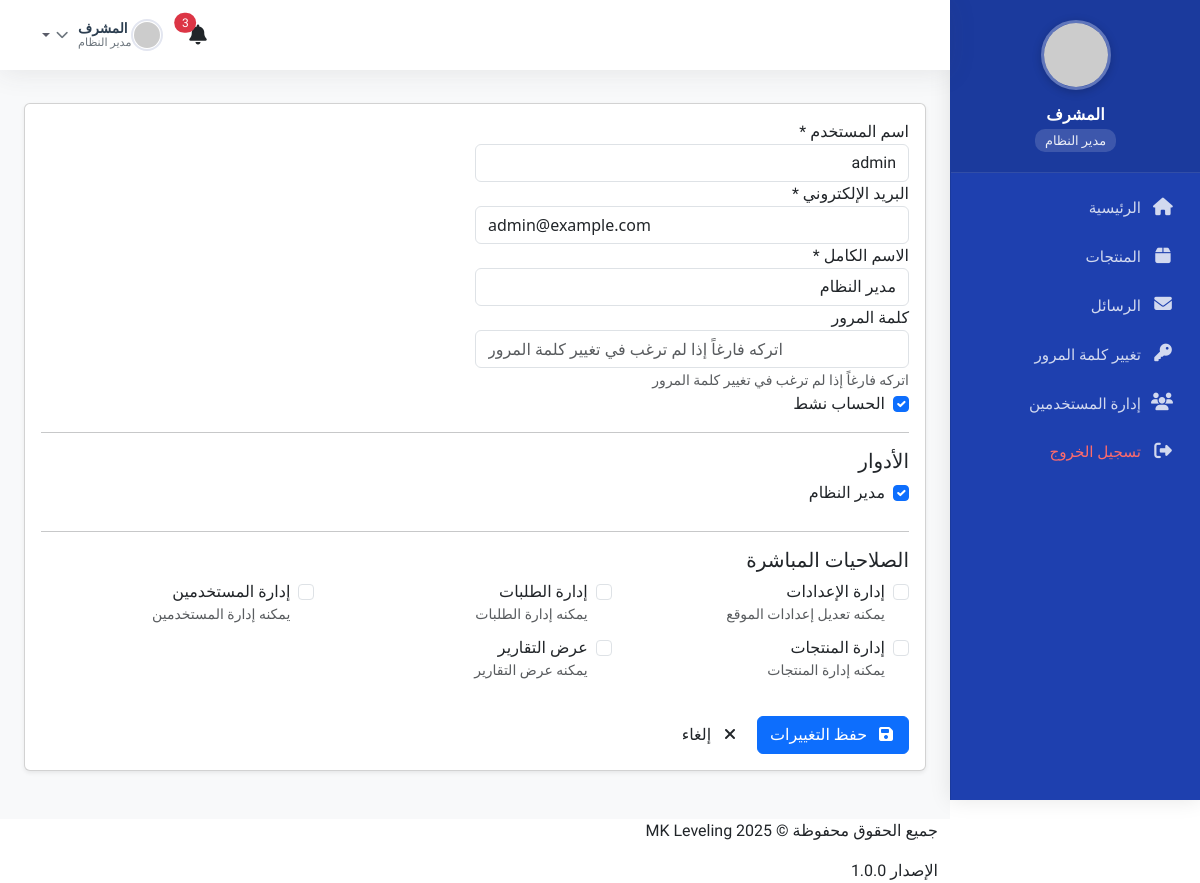
/admin/users/edit.php?id=1 (signed in), run on the app's committed database.
### tables this page shows
CREATE TABLE IF NOT EXISTS `users` (
  `id` int(11) NOT NULL AUTO_INCREMENT,
  `username` varchar(50) NOT NULL,
  `password` varchar(255) NOT NULL,
  `email` varchar(100) NOT NULL,
  `full_name` varchar(100) NOT NULL,
  `is_active` tinyint(1) DEFAULT 1,
  `created_at` timestamp DEFAULT CURRENT_TIMESTAMP,
  `updated_at` timestamp DEFAULT CURRENT_TIMESTAMP ON UPDATE CURRENT_TIMESTAMP,
  PRIMARY KEY (`id`),
  UNIQUE KEY `username` (`username`),
  UNIQUE KEY `email` (`email`)
);

CREATE TABLE IF NOT EXISTS `roles` (
  `id` int(11) NOT NULL AUTO_INCREMENT,
  `name` varchar(50) NOT NULL,
  `description` text,
  PRIMARY KEY (`id`),
  UNIQUE KEY `name` (`name`)
);

CREATE TABLE IF NOT EXISTS `permissions` (
  `id` int(11) NOT NULL AUTO_INCREMENT,
  `name` varchar(50) NOT NULL,
  `description` text,
  `permission_key` varchar(100) NOT NULL,
  PRIMARY KEY (`id`),
  UNIQUE KEY `permission_key` (`permission_key`)
);

### admin/users/edit.php (the view, shortened to what this page needs)
<?php
require_once __DIR__ . '/../../includes/db.php';
$user_roles = [];
$user_id = isset($_GET['id']) ? (int)$_GET['id'] : 0;
$roles = [];
$result = $mysqli->query("SELECT * FROM roles");
if ($result) {
    while ($row = $result->fetch_assoc()) {
        $roles[] = $row;
    }
}
$permissions = [];
$result = $mysqli->query("SELECT * FROM permissions ORDER BY name");
if ($result) {
    while ($row = $result->fetch_assoc()) {
        $permissions[] = $row;
    }
}
$stmt = $mysqli->prepare("SELECT * FROM users WHERE id = ?");
$stmt->bind_param("i", $user_id);
$stmt->execute();
$result = $stmt->get_result();
$user = $result->fetch_assoc();
$stmt = $mysqli->prepare("SELECT role_id FROM user_roles WHERE user_id = ?");
$stmt->bind_param("i", $user_id);
$stmt->execute();
$result = $stmt->get_result();
while ($row = $result->fetch_assoc()) {
    $user_roles[] = $row['role_id'];
}
$user_permissions = [];
?>
<!DOCTYPE html>
<html lang="ar" dir="rtl">
<head>
    <link rel="stylesheet" href="https://cdnjs.cloudflare.com/ajax/libs/font-awesome/6.0.0/css/all.min.css">
    <link rel="stylesheet" href="../css/admin.css">
    <link rel="stylesheet" href="../css/users.css">
</head>
<body>
    <div class="admin-container">
        <?php include '../includes/sidebar.php'; ?>
        <main class="main-content">
            <?php include '../includes/header.php'; ?>
            <div class="content">
                <div class="page-header">
                    <h1>تعديل مستخدم: <?php echo htmlspecialchars($user['full_name']); ?></h1>
                    <a href="index.php" class="btn btn-outline">
                    </a>
                </div>
                <div class="card">
                    <div class="card-body">
                        <form action="" method="POST" id="userForm">
                            <div class="form-row">
                                <div class="form-group col-md-6">
                                    <label for="username">اسم المستخدم *</label>
                                    <input type="text" id="username" name="username" class="form-control" required
                                           value="<?php echo htmlspecialchars($user['username']); ?>"
                                           dir="auto" style="text-align: right; font-family: 'Tajawal', sans-serif;">
                                </div>
                                <div class="form-group col-md-6">
                                    <label for="email">البريد الإلكتروني *</label>
                                    <input type="email" id="email" name="email" class="form-control ltr-input" required
                                           value="<?php echo htmlspecialchars($user['email']); ?>"
                                           dir="ltr" style="text-align: left; font-family: 'Segoe UI', Tahoma, Geneva, Verdana, sans-serif;">
                                </div>
                                <div class="form-group col-md-6">
                                    <label for="full_name">الاسم الكامل *</label>
                                    <input type="text" id="full_name" name="full_name" class="form-control" required
                                           value="<?php echo htmlspecialchars($user['full_name']); ?>"
                                           dir="auto" style="text-align: right; font-family: 'Tajawal', sans-serif;">
                                </div>
                                <div class="form-group col-md-6">
                                    <label for="password">كلمة المرور</label>
                                    <input type="password" id="password" name="password" class="form-control ltr-input"
                                           placeholder="اتركه فارغاً إذا لم ترغب في تغيير كلمة المرور"
                                           dir="ltr" style="text-align: left; font-family: 'Segoe UI', Tahoma, Geneva, Verdana, sans-serif;">
                                    <small class="form-text text-muted">اتركه فارغاً إذا لم ترغب في تغيير كلمة المرور</small>
                                </div>
                                <div class="form-group col-md-6">
                                    <div class="form-check">
                                        <input type="checkbox" id="is_active" name="is_active" class="form-check-input" value="1"
                                            <?php echo $user['is_active'] ? 'checked' : ''; ?>>
                                        <label for="is_active" class="form-check-label">الحساب نشط</label>
                                    </div>
                                </div>
                                <div class="col-12">
                                    <hr>
                                    <h5>الأدوار</h5>
                                    <div class="row">
                                        <?php foreach ($roles as $role): ?>
                                            <div class="col-md-4 mb-2">
                                                <div class="form-check">
                                                    <input type="checkbox" id="role_<?php echo $role['id']; ?>"
                                                           name="roles[]" value="<?php echo $role['id']; ?>"
                                                           class="form-check-input role-checkbox"
                                                           data-role-id="<?php echo $role['id']; ?>"
                                                           <?php echo in_array($role['id'], $user_roles) ? 'checked' : ''; ?>>
                                                    <label for="role_<?php echo $role['id']; ?>" class="form-check-label">
                                                        <?php echo htmlspecialchars($role['name']); ?>
                                                    </label>
                                                </div>
                                            </div>
                                        <?php endforeach; ?>
                                    </div>
                                </div>
                                <div class="col-12">
                                    <hr>
                                    <h5>الصلاحيات المباشرة</h5>
                                    <div class="row">
                                        <?php foreach ($permissions as $permission): ?>
                                            <div class="col-md-4 mb-2">
                                                <div class="form-check">
                                                    <input type="checkbox" id="perm_<?php echo $permission['id']; ?>"
                                                           name="permissions[]" value="<?php echo $permission['id']; ?>"
                                                           class="form-check-input permission-checkbox"
                                                           <?php echo in_array($permission['id'], $user_permissions) ? 'checked' : ''; ?>>
                                                    <label for="perm_<?php echo $permission['id']; ?>" class="form-check-label">
                                                        <?php echo htmlspecialchars($permission['name']); ?>
                                                        <small class="text-muted d-block"><?php echo htmlspecialchars($permission['description']); ?></small>
                                                    </label>
                                                </div>
                                            </div>
                                        <?php endforeach; ?>
                                    </div>
                                </div>
                                <div class="form-actions mt-4">
                                    <button type="submit" class="btn btn-primary">
                                        <i class="fas fa-save"></i> حفظ التغييرات
                                    </button>
                                    <a href="index.php" class="btn btn-outline">
                                        <i class="fas fa-times"></i> إلغاء
                                    </a>
                                </div>
                            </div>
                        </form>
                    </div>
                </div>
            </div>
            <?php include '../includes/footer.php'; ?>
        </main>
    </div>
</body>
</html>

### admin/css/admin.css (style rules this page uses)
.ltr-input { direction: ltr !important; text-align: left !important; font-family: 'Segoe UI', Tahoma, Geneva, Verdana, sans-serif !important; unicode-bidi: plaintext !important; }
[dir="rtl"] .ltr-input { font-family: 'Segoe UI', Tahoma, Geneva, Verdana, sans-serif !important; }
.card { border-radius: var(--border-radius); box-shadow: var(--box-shadow); margin-bottom: 20px; border: 1px solid rgba(0, 0, 0, 0.05); }
.card-body { padding: 20px; }
.form-control { border: 1px solid #ddd; border-radius: 4px; padding: 8px 12px; transition: all 0.3s; }
.btn { font-family: 'Tajawal', sans-serif; font-weight: 500; padding: 8px 16px; border-radius: 4px; transition: all 0.3s; display: inline-flex; align-items: center; justify-content: center; }
.btn i { margin-left: 5px; }
.btn-primary { background-color: var(--primary-color); border-color: var(--primary-color); }
.btn-outline { border: 1px solid #ddd; background-color: transparent; color: #555; }
.fas, .far { width: 1.25em; text-align: center; }
:root { --primary-color: #1e40af; --primary-hover: #1e3a8a; --secondary-color: #1e40af; --success-color: #4cc9a0; --danger-color: #f72585; --warning-color: #f77f00; --info-color: #4cc9f0; --light-bg: #f8f9fa; --dark-bg: #1a1a2e; --dark-text: #2b2d42; --light-text: #6c757d; --border-color: #e9ecef; --white: #ffffff; --sidebar-width: 260px; --header-height: 70px; --footer-height: 60px; --border-radius: 8px; --box-shadow: 0 0.5rem 1rem rgba(0, 0, 0, 0.05); --transition: all 0.3s ease; }
* { margin: 0; padding: 0; box-sizing: border-box; font-family: 'Tajawal', sans-serif; }
body { background-color: var(--light-bg); color: var(--dark-text); line-height: 1.6; direction: rtl; font-family: 'Tajawal', sans-serif; font-size: 0.9rem; overflow-x: hidden; }
a { text-decoration: none; color: inherit; transition: all 0.3s ease; }
.admin-container { display: flex; min-height: 100vh; transition: var(--transition); position: relative; padding-right: var(--sidebar-width); }
.main-content { flex: 1; min-height: 100vh; display: flex; flex-direction: column; transition: var(--transition); width: 100%; }
.content { flex: 1; padding: 1.5rem; background-color: var(--light-bg); }
.page-header { display: flex; justify-content: space-between; align-items: center; margin-bottom: 1.5rem; padding-bottom: 1rem; border-bottom: 1px solid var(--border-color); }
.page-header h1 { font-size: 1.5rem; font-weight: 600; margin: 0; color: var(--dark-text); }
.card { background: var(--white); border-radius: var(--border-radius); box-shadow: var(--box-shadow); margin-bottom: 1.5rem; border: none; transition: var(--transition); }
.card-body { padding: 1.5rem; }

### admin/css/users.css (style rules this page uses)
.ltr-input { direction: ltr !important; text-align: left !important; font-family: 'Segoe UI', Tahoma, Geneva, Verdana, sans-serif !important; unicode-bidi: plaintext !important; }
[dir="rtl"] .ltr-input { font-family: 'Segoe UI', Tahoma, Geneva, Verdana, sans-serif !important; }
input[type="email"], input[type="password"], input[type="url"], input[type="tel"], input[type="number"] { direction: ltr !important; text-align: left !important; font-family: 'Segoe UI', Tahoma, Geneva, Verdana, sans-serif !important; unicode-bidi: plaintext !important; }
input[type="text"], textarea, select { direction: rtl; text-align: right; font-family: 'Tajawal', sans-serif; }
.btn { font-family: 'Tajawal', sans-serif; }
.card { border: 1px solid rgba(0, 0, 0, 0.125); border-radius: 0.5rem; margin-bottom: 1.5rem; box-shadow: 0 0.125rem 0.25rem rgba(0, 0, 0, 0.075); }
.card-body { padding: 1.25rem; }
.btn { padding: 0.5rem 1rem; border-radius: 0.375rem; font-weight: 500; transition: all 0.2s ease-in-out; }
.btn i { margin-left: 5px; }
.btn-primary { background-color: #1e40af; border-color: #1e40af; }
.btn-outline { border: 1px solid #e2e8f0; background-color: transparent; color: #4a5568; }
.fas, .far { width: 1.25em; text-align: center; }

### admin/includes/sidebar.php (style rules this page uses)
:root { --sidebar-width: 250px; --primary-color: #1e40af !important; --primary-light: #1e3a8a !important; --text-color: #ffffff !important; --hover-bg: rgba(255, 255, 255, 0.1) !important; --active-bg: rgba(255, 255, 255, 0.2) !important; --border-color: rgba(255, 255, 255, 0.1) !important; }

### data on the page
users: username "admin", email "admin@example.com", full_name "مدير النظام", is_active "☑"
roles: id "☑", name "مدير النظام"
permissions: name "إدارة الإعدادات", description "يمكنه تعديل إعدادات الموقع"
permissions: name "إدارة الطلبات", description "يمكنه إدارة الطلبات"
permissions: name "إدارة المستخدمين", description "يمكنه إدارة المستخدمين"
permissions: name "إدارة المنتجات", description "يمكنه إدارة المنتجات"
permissions: name "عرض التقارير", description "يمكنه عرض التقارير"
